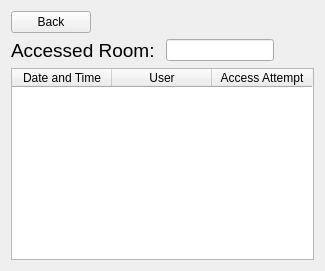
             <widget class="QWidget" name="schedule_stackedwidgetPage4">
              <attribute name="title">
               <string/>
              </attribute>
              <layout class="QVBoxLayout" name="verticalLayout_61">
               <item alignment="Qt::AlignLeft">
                <widget class="QPushButton" name="back_3">
                 <property name="text">
                  <string>Back</string>
                 </property>
                </widget>
               </item>
               <item>
                <layout class="QHBoxLayout" name="horizontalLayout_10">
                 <item>
                  <widget class="QLabel" name="label_55">
                   <property name="font">
                    <font>
                     <pointsize>14</pointsize>
                    </font>
                   </property>
                   <property name="text">
                    <string>Accessed Room: </string>
                   </property>
                  </widget>
                 </item>
                 <item>
                  <widget class="QLineEdit" name="accessed_room_logs_lineedit">
                   <property name="readOnly">
                    <bool>true</bool>
                   </property>
                  </widget>
                 </item>
                 <item>
                  <spacer name="horizontalSpacer_25">
                   <property name="orientation">
                    <enum>Qt::Horizontal</enum>
                   </property>
                   <property name="sizeHint" stdset="0">
                    <size>
                     <width>40</width>
                     <height>20</height>
                    </size>
                   </property>
                  </spacer>
                 </item>
                </layout>
               </item>
               <item>
                <widget class="QTableWidget" name="selected_room_log">
                 <column>
                  <property name="text">
                   <string>Date and Time</string>
                  </property>
                 </column>
                 <column>
                  <property name="text">
                   <string>User</string>
                  </property>
                 </column>
                 <column>
                  <property name="text">
                   <string>Access Attempt</string>
                  </property>
                 </column>
                </widget>
               </item>
              </layout>
             </widget>
